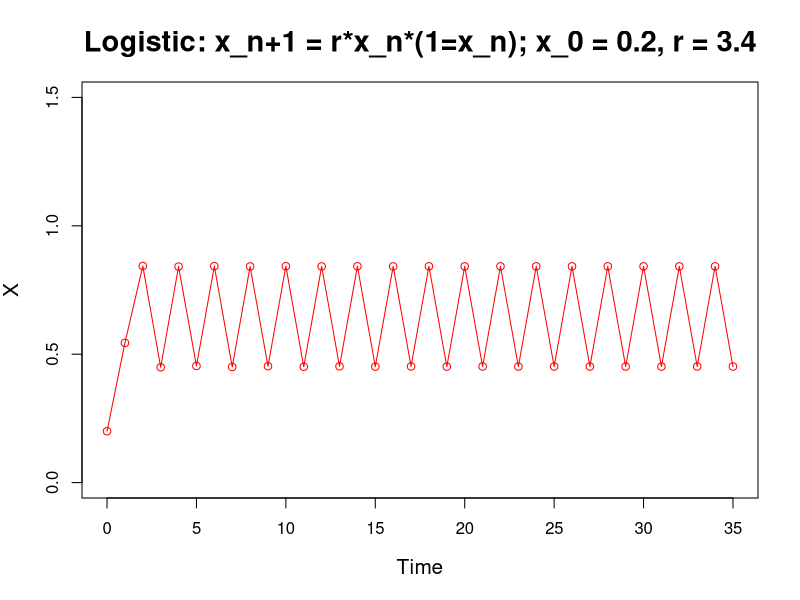

Recreate this plot in R.
# DESCRIPTION  : Logistic Xi vs. Time plot displaying a population growth rate

# Write to PNG
png("Logistic_Plot", width = 600, height = 600)

r = 3.4	# Growth Rate
x = 0.2 	# Initial condition (population density)


# Output Generation 1 and its initial population density
cat("Growth rate = ", r, "\n")
cat("Generation = ", 1, "\t", "Population density =", x[1], "\n")

# Time needed to recreate plot
number_of_generations = 36

# Create for-loop to calculate the population density for each generation (36 in total)
for(i in (1:(number_of_generations - 1))) {
   x[i+1] = r * x[i] * (1.0 - x[i])
   cat("Generation = ", i+1, "\t", "Population density =", x[i+1], "\n")
}

# Test to see the contents of the array
# print(x)

# Plot time on x-axis, population density on y-axis
time = (0:(number_of_generations - 1))

plot(time, x, main = "Logistic: x_n+1 = r*x_n*(1=x_n); x_0 = 0.2, r = 3.4",
	         ylim = c(0,1.5),
              ylab = "X",
	         xlab = "Time",
              type = "o",
		   lwd = 1,
              col = "red",
		   cex.main = 1.75, cex.lab = 1.25, cex.axis = 1)

dev.off()
